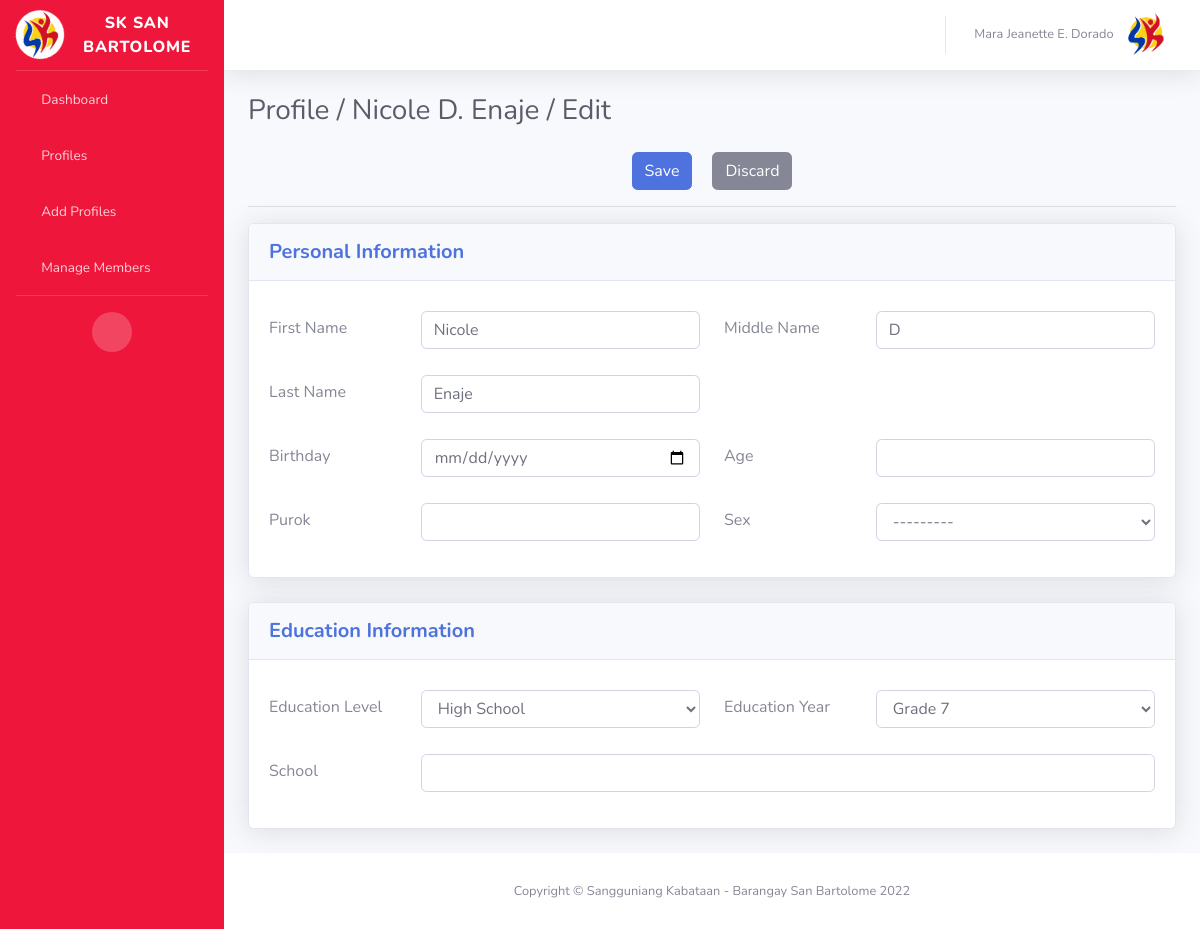
Screenshot of /profiles/nicole-d-enaje/edit/ (signed in) with the database file from the repository.
### profiling/models.py (models this page shows, shortened)
class Profile (models.Model):
    education_level_choices = (
        ("College","College"),
        ("High School","High School"),
        ("Elementary","Elementary"),
        ("Out of School","Out of School"),
        ("Graduates","Graduates")
    )
    education_year_choices = (
        ("Grade 1","Grade 1"),
        ("Grade 2", "Grade 2"),
        ("Grade 3", "Grade 3"),
        ("Grade 4", "Grade 4"),
        ("Grade 5", "Grade 5"),
        ("Grade 6", "Grade 6"),
        ("Grade 7", "Grade 7"),
        ("Grade 8", "Grade 8"),
        ("Grade 9", "Grade 9"),
        ("Grade 10", "Grade 10"),
        ("Grade 11", "Grade 11"),
        ("Grade 12", "Grade 12"),
        ("1st Year", "1st Year"),
        ("2nd Year", "2nd Year"),
        ("3rd Year", "3rd Year"),
        ("4th Year", "4th Year"),
        ("5th Year", "5th Year"),
    )
    sex_choices = (
        ("Male","Male"),
        ("Female","Female"),
    )
    full_name = models.CharField(max_length=250)
    first_name = models.CharField(max_length=250)
    middle_name = models.CharField(max_length=250, null=True, blank=True)
    last_name = models.CharField(max_length=250)
    birthday = models.DateField(null=True, blank=True)
    age = models.IntegerField( null=True, blank=True)
    education_level = models.CharField(max_length=250, choices=education_level_choices)
    education_year = models.CharField(max_length=250, choices=education_year_choices,null=True, blank=True)
    school = models.CharField(max_length=250, null=True, blank=True)
    sex = models.CharField(max_length=250, null=True, blank=True, choices=sex_choices)
    purok = models.CharField(max_length=250, null=True, blank=True)
    slug = models.SlugField(max_length=250)

### profiling/views.py (the view, shortened to what this page needs)
# urls.py: path('profiles/<slug:slug>/edit/', views.profile_page_edit, name="profile_page_edit"),
@login_required
def profile_page_edit(response,slug):
    data = get_object_or_404(Profile, slug=slug)
    form = profile_form(response.POST or None, instance=data)
    current_user = response.user
    return render(response, "profiles/profile_page_edit.html", {
        "data": data,
        "form":form,
        'current_user': current_user,
    })

### profiling/forms.py
class profile_form(forms.ModelForm):
    class Meta:
        model = Profile
        fields = ['first_name',
                  'middle_name',
                  'last_name',
                  'birthday',
                  'age',
                  'sex',
                  'purok',
                  'education_level',
                  'education_year',
                  'school']
        labels = {
            "first_name": "",
             'middle_name': "",
             'last_name': "",
             'birthday': "",
             'age': "",
             'sex': "",
             'purok': "",
             'education_level': "",
             'education_year': "",
             'school': ""}
        widgets = {
            'birthday': DateInput(attrs={'type': 'date'})
        }

### profiling/templates/profiles/profile_page_edit.html (shortened to what this page needs)
{% extends 'dashboard/index.html' %}
{% load static %}
{% load crispy_forms_tags %}
{% block content %}
    <div class="d-sm-flex align-items-center justify-content-between mb-4">
        <h6 class="h3 mb-0 text-gray-800">Profile / {{ data.full_name }} / Edit</h6>
    </div>
    <form method="POST" class="form-group">
        <div style="display: flex; justify-content: center; align-items: center">
            <button type="submit" class="btn btn-primary" style="margin:0px 10px 0px 10px;"> Save</button>
            <a href="{% url 'profile_page' data.slug %}" class="btn btn-secondary " style="margin:0px 10px 0px 10px;">
                <span class="text"> Discard </span>
            </a>
        </div>
        <hr>
        <div class="card shadow mb-4">
            <div class="card-header py-3">
                <h5 class="m-0 font-weight-bold text-primary">Personal Information</h5>
            </div>
            <div class="card-body">
                <div class="row">
                    <div class="col-sm" style="margin-top: 10px">
                        <div class="row">
                            <div class="col-4" style="padding-top: 5px ; ">
                                <label for="first_name_input">First Name</label>
                            </div>
                            <div class="col">
                                {{ form.first_name | as_crispy_field }}
                            </div>
                        </div>
                    </div>
                    <div class="col-sm" style="margin-top: 10px">
                        <div class="row">
                            <div class="col-4" style="padding-top: 5px ; ">
                                <label for="middle_name_input">Middle Name</label>
                            </div>
                            <div class="col">
                                {{ form.middle_name | as_crispy_field }}
                            </div>
                        </div>
                    </div>
                </div>
                <div class="row">
                    <div class="col-sm" style="margin-top: 10px">
                        <div class="row">
                            <div class="col-4" style="padding-top: 5px ; ">
                                <label for="last_name_input">Last Name</label>
                            </div>
                            <div class="col">
                                {{ form.last_name | as_crispy_field }}
                            </div>
                        </div>
                    </div>
                    <div class="col-sm" style="margin-top: 10px">
                    </div>
                </div>
                <div class="row">
                    <div class="col-sm" style="margin-top: 10px">
                        <div class="row">
                            <div class="col-4" style="padding-top: 5px ; ">
                                <label for="birthday_input">Birthday</label>
                            </div>
                            <div class="col">
                                {{ form.birthday | as_crispy_field }}
                            </div>
                        </div>
                    </div>
                    <div class="col-sm" style="margin-top: 10px">
                        <div class="row">
                            <div class="col-4" style="padding-top: 5px ; ">
                                <label for="age_input">Age</label>
                            </div>
                            <div class="col">
                                {{ form.age | as_crispy_field }}
                            </div>
                        </div>
                    </div>
                </div>
                <div class="row">
                    <div class="col-sm" style="margin-top: 10px">
                        <div class="row">
                            <div class="col-4" style="padding-top: 5px ; ">
                                <label for="purok_input">Purok</label>
                            </div>
                            <div class="col">
                                {{ form.purok | as_crispy_field }}
                            </div>
                        </div>
                    </div>
                    <div class="col-sm" style="margin-top: 10px">
                        <div class="row">
                            <div class="col-4" style="padding-top: 5px ; ">
                                <label for="sex_input">Sex</label>
                            </div>
                            <div class="col">
                                {{ form.sex | as_crispy_field }}
                            </div>
                        </div>
                    </div>
                </div>
            </div>
        </div>
        <div class="card shadow mb-4">
            <div class="card-header py-3">
                <h5 class="m-0 font-weight-bold text-primary">Education Information</h5>
            </div>
            <div class="card-body">
                <div class="row">
                    <div class="col-sm" style="margin-top: 10px">
                        <div class="row">
                            <div class="col-4" style="padding-top: 5px ; ">
                                <label for="education_level_input">Education Level</label>
                            </div>
                            <div class="col">
                                {{ form.education_level | as_crispy_field }}
                            </div>
                        </div>
                    </div>
                    <div class="col-sm" style="margin-top: 10px">
                        <div class="row">
                            <div class="col-4" style="padding-top: 5px ; ">
                                <label for="education_year_input">Education Year</label>
                            </div>
                            <div class="col">
                                {{ form.education_year | as_crispy_field }}
                            </div>
                        </div>
                    </div>
                </div>
                <div class="row">
                    <div class="col-sm" style="margin-top: 10px">
                        <div class="row">
                            <div class="col-2 col-xs-4" style="padding-top: 5px ; ">
                                <label for="school_input">School</label>
                            </div>
                            <div class="col">
                                {{ form.school | as_crispy_field }}
                            </div>
                        </div>
                    </div>
                </div>
            </div>
        </div>
    </form>
{% endblock %}

### profiling/templates/dashboard/index.html (shortened to what this page needs)
{% load static %}
<!DOCTYPE html>
<html lang="en">
<head>
    <link href="{% static 'dashboard/vendor/fontawesome-free/css/all.min.css' %}" rel="stylesheet" type="text/css">
    <link href="{% static 'dashboard/css/sb-admin-2.min.css' %} " rel="stylesheet">
</head>
<body id="page-top">
<div id="wrapper">
    {% include 'dashboard/sidebar.html' %}
    <div id="content-wrapper" class="d-flex flex-column">
        <div id="content">
            <nav class="navbar navbar-expand navbar-light bg-white topbar mb-4 static-top shadow">
                <ul class="navbar-nav ml-auto">
                    <li class="nav-item dropdown no-arrow">
                        <a class="nav-link dropdown-toggle" href="#" id="userDropdown" role="button"
                           data-toggle="dropdown" aria-haspopup="true" aria-expanded="false">
                            <span class="mr-2 d-none d-lg-inline text-gray-600 small">{{ current_user.get_full_name }}</span>
                            <img src="{% static 'dashboard/img/sklogo.png' %}" alt="SK Logo" height="50px">
                        </a>
                    </li>
                </ul>
            </nav>
            <div class="container-fluid">
                {% block content %}{% endblock %}
            </div>
        </div>
        <footer class="sticky-footer bg-white">
            <div class="container my-auto">
                <div class="copyright text-center my-auto">
                    <span>Copyright &copy; Sangguniang Kabataan - Barangay San Bartolome 2022</span>
                </div>
            </div>
        </footer>
    </div>
</div>
</body>
</html>

### rows the page displays
Profile: full_name "Nicole D. Enaje", first_name "Nicole", middle_name "D", last_name "Enaje", sex "---------", education_level "High School", education_year "Grade 7"

### other values shown
{{ current_user.get_full_name }} "Mara Jeanette E. Dorado"
